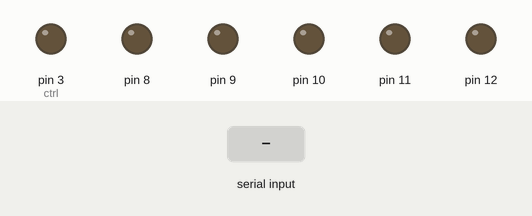
Bench run of a sketch on a simulated Arduino Uno, built with avr-gcc and run on an emulated ATmega328P. On the bench: output pins drawn as LEDs (lit = HIGH). The inputs (shaded band) are chosen by the test bench.

Above: at 1.2 s.
1.3 s: "b" received over Serial
At 2.5 s:
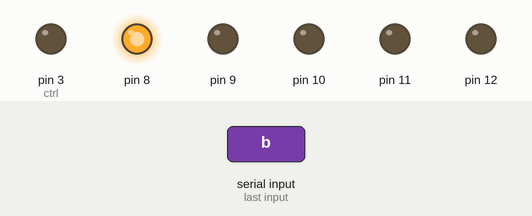
2.9 s: "b" received over Serial
At 3.7 s:
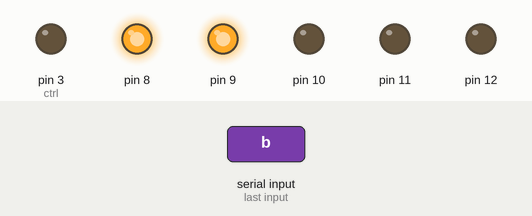
Timing chart, 0 to 5.9 s (numbered marks = the images above; inputs shaded):
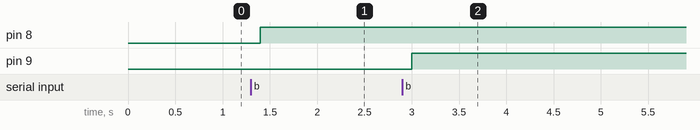

Measured:
- after the input at 1.3 s, pin 8: LOW → HIGH after 0.10 s
- after the input at 2.9 s, pin 9: LOW → HIGH after 0.10 s

The sketch:

serial_exam_bin.ino
```cpp
//const int LED=13;
#define delaycons 400
int count=0;

void setup()
{
  Serial.begin(9600);
  pinMode(8,OUTPUT);  //5A(1の位)
  pinMode(9,OUTPUT);  //6A(2の位)
  pinMode(10,OUTPUT);  //7A(4の位)
  pinMode(11,OUTPUT);  //8A(8の位)
  pinMode(12,OUTPUT);  //9A(16の位)

  pinMode(3,OUTPUT);  //ctrl
}

void loop()
{
  if(Serial.available()>0)
  {
    int data = Serial.read();
    Serial.flush();
    switch(data){
      case 'a': digitalWrite(8+count, LOW); count++; break;
      case 'b': digitalWrite(8+count, HIGH); count++; break;
//    case '2': two(); break;
//    case '3': three(); break;
//    case '4': four(); break;
//    case '5': five(); break;
     }

    if(count==5)
    {
      chgSig();
      count=0;
    }
//    digitalWrite(LED, HIGH);
  }
  else{
//    digitalWrite(LED, LOW);
  }
  delay(100);

}


void  delaytime()
{
  delay(delaycons);
}

void zero()
{
  digitalWrite(9,LOW);
  digitalWrite(10,LOW);
  digitalWrite(11,LOW);
  digitalWrite(12,LOW);

//  Serial.print("0mm");

  chgSig();
  delaytime();
}

void one()
{
  digitalWrite(9,HIGH);
  digitalWrite(10,LOW);
  digitalWrite(11,LOW);
  digitalWrite(12,LOW);

//  Serial.print("10mm");

  chgSig();
  delaytime();
}

void two()
{
  digitalWrite(9,LOW);
  digitalWrite(10,HIGH);
  digitalWrite(11,LOW);
  digitalWrite(12,LOW);

//  Serial.print("20mm");


  chgSig();
  delaytime();
}

void three()
{
  digitalWrite(9,HIGH);
  digitalWrite(10,HIGH);
  digitalWrite(11,LOW);
  digitalWrite(12,LOW);

//  Serial.print("30mm");


  chgSig();
  delaytime();
}

void four()
{
  digitalWrite(9,LOW);
  digitalWrite(10,LOW);
  digitalWrite(11,HIGH);
  digitalWrite(12,LOW);

//  Serial.print("40mm");

  chgSig();
  delaytime();
}

void five()
{
  digitalWrite(9,HIGH);
  digitalWrite(10,LOW);
  digitalWrite(11,HIGH);
  digitalWrite(12,LOW);

//  Serial.print("50mm");

  chgSig();
  delaytime();
}

void chgSig()
{
  delay(10);
  digitalWrite(3,HIGH);
  delay(40);
  digitalWrite(3,LOW);
  delay(50);
}
```
